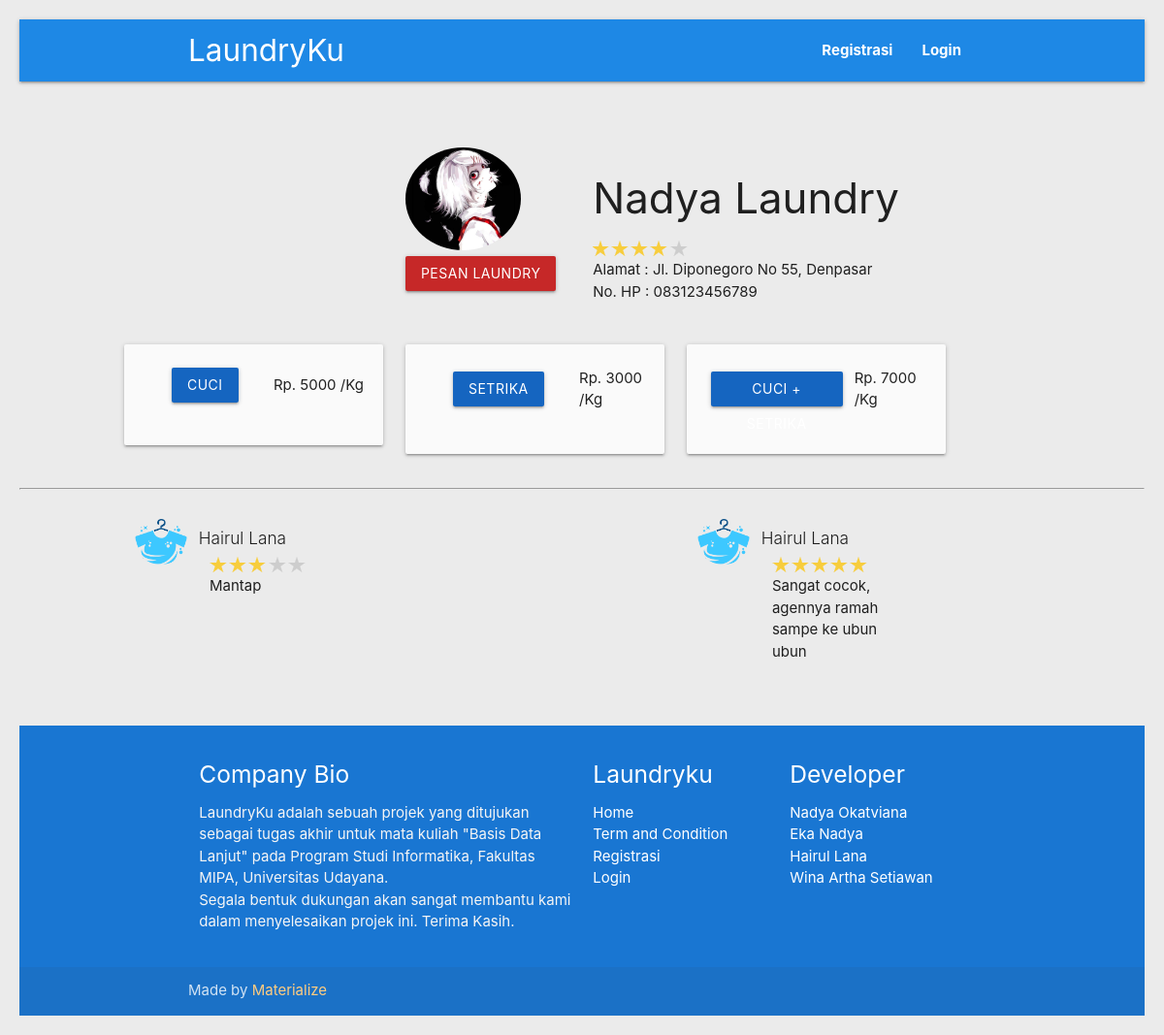
The app's page /detail-agen.php?id=1 with its own data.
### tables this page shows
CREATE TABLE `agen` (
  `id_agen` int(11) NOT NULL,
  `nama_laundry` varchar(30) DEFAULT NULL,
  `nama_pemilik` varchar(30) DEFAULT NULL,
  `telp` varchar(13) DEFAULT NULL,
  `email` varchar(30) DEFAULT NULL,
  `kota` varchar(20) DEFAULT NULL,
  `alamat` varchar(100) DEFAULT NULL,
  `plat_driver` varchar(12) DEFAULT NULL,
  `foto` text NOT NULL,
  `password` varchar(255) DEFAULT NULL
);

CREATE TABLE `harga` (
  `id_harga` int(11) NOT NULL,
  `jenis` varchar(30) NOT NULL,
  `id_agen` int(11) NOT NULL,
  `harga` int(11) NOT NULL
);

CREATE TABLE `transaksi` (
  `kode_transaksi` int(11) NOT NULL,
  `id_cucian` int(11) NOT NULL,
  `id_agen` int(11) NOT NULL,
  `id_pelanggan` int(11) NOT NULL,
  `tgl_mulai` date DEFAULT NULL,
  `tgl_selesai` date DEFAULT NULL,
  `total_bayar` int(11) DEFAULT NULL,
  `rating` int(11) DEFAULT NULL,
  `komentar` text NOT NULL
);

CREATE TABLE `pelanggan` (
  `id_pelanggan` int(11) NOT NULL,
  `nama` varchar(30) DEFAULT NULL,
  `email` varchar(30) DEFAULT NULL,
  `telp` varchar(13) DEFAULT NULL,
  `kota` varchar(20) DEFAULT NULL,
  `alamat` varchar(100) DEFAULT NULL,
  `foto` text NOT NULL,
  `password` varchar(255) DEFAULT NULL
);

### detail-agen.php (the view, shortened to what this page needs)
<?php
include 'connect-db.php';
$idAgen = $_GET["id"];
$query = mysqli_query($connect, "SELECT * FROM agen WHERE id_agen = '$idAgen'");
$agen = mysqli_fetch_assoc($query);
?>
<!DOCTYPE html>
<html lang="en">
<head>
</head>
<body>
    <?php include 'header.php'; ?>
    <br><br>
    <div class="row">
        <div class="col s2 offset-s4">
            <img src="img/agen/<?= $agen['foto'] ?>" class="circle responsive-img" width="70%" />
            <a id="download-button" class="btn waves-effect waves-light red darken-3" href="pesan-laundry.php?id=<?= $idAgen ?>">PESAN LAUNDRY</a>
        </div>
        <div class="col s6">
            <h3><?= $agen["nama_laundry"] ?></h3>
            <ul>
                <li>
                    <?php
                        $temp = $agen["id_agen"];
                        $queryStar = mysqli_query($connect,"SELECT * FROM transaksi WHERE id_agen = '$temp'");
                        $totalStar = 0;
                        $i = 0;
                        while ($star = mysqli_fetch_assoc($queryStar)){
                            if ($star["rating"] != 0){
                                $totalStar += $star["rating"];
                                $i++;
                                $fixStar = ceil($totalStar / $i);
                            }
                        }
                        if ( $totalStar == 0 ) {
                    ?>
                        <fieldset class="bintang"><span class="starImg star-0"></span></fieldset>
                    <?php }else { ?>
                        <fieldset class="bintang"><span class="starImg star-<?= $fixStar ?>"></span></fieldset>
                    <?php } ?>
                </li>
                <li>Alamat : <?= $agen["alamat"] . ", " . $agen["kota"] ?></li>
                <li>No. HP : <?= $agen["telp"] ?></li>
            </ul>
        </div>
    </div>
    <div class="row">
        <div class="col s3 offset-s1">
            <div class="card-panel grey lighten-5 z-depth-1">
                <div class="row valign-wrapper">
                    <button class="btn blue darken-3" style="margin:0% 15%">CUCI</button>
                    <div>
                        <?php
                            $harga = mysqli_query($connect, "SELECT * FROM harga WHERE id_agen = '$idAgen' AND jenis = 'cuci'");
                            $harga = mysqli_fetch_assoc($harga);
                            echo "Rp. " . $harga['harga'] . " /Kg";
                        ?>
                    </div>
                </div>
            </div>
        </div>
        <div class="col s3">
            <div class="card-panel grey lighten-5 z-depth-1">
                <div class="row valign-wrapper">
                    <button class="btn blue darken-3" style="margin:0% 15%">SETRIKA</button>
                    <div>
                        <?php
                            $harga = mysqli_query($connect, "SELECT * FROM harga WHERE id_agen = '$idAgen' AND jenis = 'setrika'");
                            $harga = mysqli_fetch_assoc($harga);
                            echo "Rp. " . $harga['harga'] . " /Kg";
                        ?>
                    </div>
                </div>
            </div>
        </div>
        <div class="col s3">
            <div class="card-panel grey lighten-5 z-depth-1">
                <div class="row valign-wrapper">
                    <button class="btn blue darken-3" style="margin:0% 5%">CUCI + SETRIKA</button>
                    <div>
                        <?php
                            $harga = mysqli_query($connect, "SELECT * FROM harga WHERE id_agen = '$idAgen' AND jenis = 'komplit'");
                            $harga = mysqli_fetch_assoc($harga);
                            echo "Rp. " . $harga['harga'] . " /Kg";
                        ?>
                    </div>
                </div>
            </div>
        </div>
    </div>
    <hr><br>
    <div class="row">
        <?php
        $temp = mysqli_query($connect, "SELECT * FROM transaksi WHERE id_agen = $idAgen");
        while ( $transaksi = mysqli_fetch_assoc($temp) ) :
        $idPelanggan = $transaksi["id_pelanggan"];
        $temp2 = mysqli_query($connect, "SELECT * FROM pelanggan WHERE id_pelanggan = $idPelanggan");
        $pelanggan = mysqli_fetch_assoc($temp2);
        ?>
        <div class="col s5 offset-s1">
            <div class="col s2">
                <img src="img/pelanggan/<?= $pelanggan['foto'] ?>" class="circle responsive-img" width=100% alt="foto">
            </div>
            <?= "<h6 class='light'>" . $pelanggan["nama"] . "</h6>";?>
            <div class="col s4">
                <fieldset class="bintang"><span class="starImg star-<?= $transaksi['rating'] ?>"></span></fieldset>
                <?= $transaksi["komentar"]; ?>
            </div>
        </div>
        <?php endwhile; ?>
    </div>
    <?php include "footer.php"; ?>
</body>
</html>

### css/rating.css (style rules this page uses)
fieldset, label { margin: 0; padding: 0; }
body { margin: 20px; }
.bintang { width: 100px; border: none; font-weight: bold; font-size: 12px; }
.starImg { width: 100px; height: 21px; display: block; background: url(../img/rating.png) 0 0 no-repeat; }
.star-6 { background-position: -40px 0; }
.star-8 { background-position: -21px 0; }
.star-10 { background-position: 0 0; }

### records on screen
agen: foto (picture), nama_laundry "Nadya Laundry", alamat "Jl. Diponegoro No 55", kota "Denpasar", telp "083123456789"
harga: harga "5000"
harga: harga "3000"
harga: harga "7000"
transaksi: id_pelanggan.foto (placeholder picture), id_pelanggan.nama "Hairul Lana", komentar "Mantap"
transaksi: id_pelanggan.foto (placeholder picture), id_pelanggan.nama "Hairul Lana", komentar "Sangat cocok, agennya ramah sampe ke ubun ubun"
